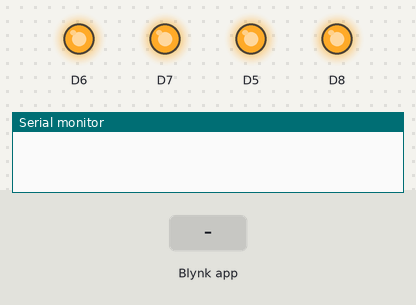
A sketch run on a simulated ESP8266 (NodeMCU). Parts: output pins drawn as LEDs (lit = HIGH), the last lines printed to the serial monitor. The test bench sets the inputs (shaded band). WiFi joins after 1.5 s; servers stay silent unless stated.

Above: at 3.0 s.
3.1 s: Blynk app writes 1 to V1
At 4.3 s:
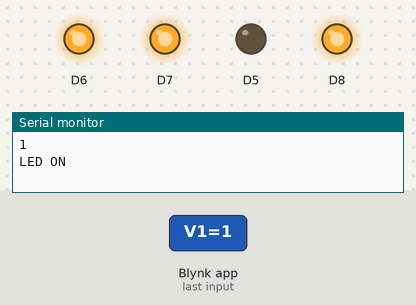
4.6 s: Blynk app writes 1 to V2
At 5.4 s:
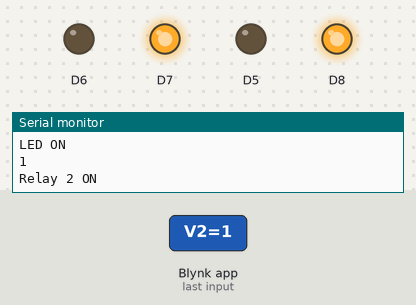
6.1 s: Blynk app writes 0 to V1
At 6.6 s:
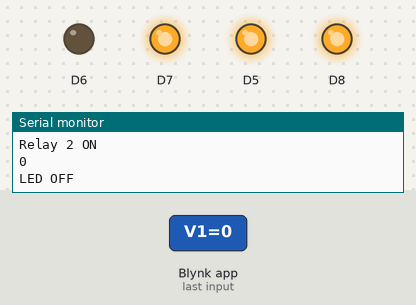
7.6 s: Blynk app writes 1 to V3
At 8.8 s:
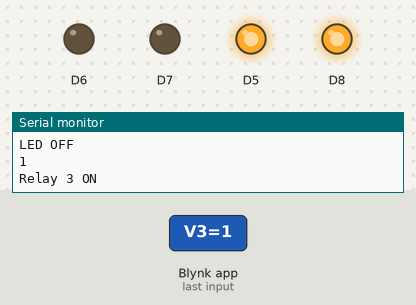
9.1 s: Blynk app writes 0 to V2
At 10.1 s:
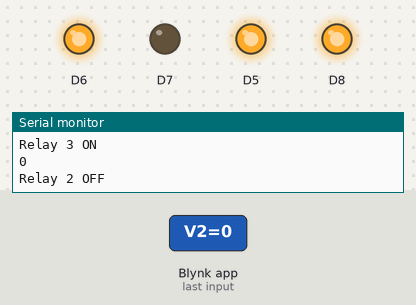
10.6 s: Blynk app writes 1 to V0
At 11.2 s:
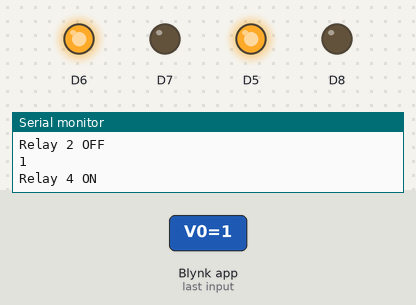
Timing chart, 0 to 13.1 s (numbered marks = the images above; inputs shaded):
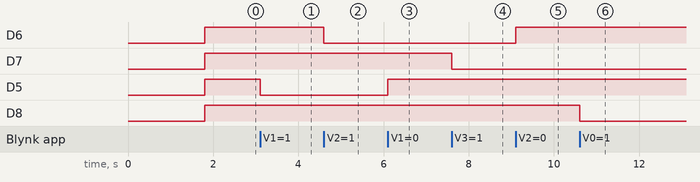

The sketch:

sketch_may10a.ino
```cpp
#define BLYNK_TEMPLATE_ID "TMPL3qpjOKJtE"
#define BLYNK_TEMPLATE_NAME "NodeMCU"
#define BLYNK_AUTH_TOKEN "BA_dEcV7iWeSzj1v9dzNH0I7Qv5JRWjB"

#define BLYNK_PRINT Serial

#include <ESP8266WiFi.h>
#include <BlynkSimpleEsp8266.h>

char auth[] = BLYNK_AUTH_TOKEN;
char ssid[] = "iPhone";      // Your WiFi Name
char pass[] = "12346780";    // Your WiFi Password

// For value == 1, digitalWrite is LOW (relay ON)
// For value == 0, digitalWrite is HIGH (relay OFF)

BLYNK_WRITE(V1) {
  int value = param.asInt();
  Serial.println(value);
  if(value == 1)
  {
    digitalWrite(D5, LOW);
    Serial.println("LED ON");
  }
  if(value == 0)
  {
     digitalWrite(D5, HIGH);
     Serial.println("LED OFF");
  }
}

BLYNK_WRITE(V2) {
  int value = param.asInt();
  Serial.println(value);
  digitalWrite(D6, value == 1 ? LOW : HIGH);
  Serial.println(value == 1 ? "Relay 2 ON" : "Relay 2 OFF");
}

BLYNK_WRITE(V3) {
  int value = param.asInt();
  Serial.println(value);
  digitalWrite(D7, value == 1 ? LOW : HIGH);
  Serial.println(value == 1 ? "Relay 3 ON" : "Relay 3 OFF");
}

BLYNK_WRITE(V0) {
  int value = param.asInt();
  Serial.println(value);
  digitalWrite(D8, value == 1 ? LOW : HIGH);
  Serial.println(value == 1 ? "Relay 4 ON" : "Relay 4 OFF");
}

void setup() {
  Serial.begin(115200);
  Blynk.begin(auth, ssid, pass);

  pinMode(D5, OUTPUT);
  pinMode(D6, OUTPUT);
  pinMode(D7, OUTPUT);
  pinMode(D8, OUTPUT);

  // Set all relays OFF initially
  digitalWrite(D5, HIGH);
  digitalWrite(D6, HIGH);
  digitalWrite(D7, HIGH);
  digitalWrite(D8, HIGH);
}

void loop() {
  Blynk.run();


}
```

Measured:
- after the input at 3.1 s, D5: HIGH → LOW at once
- after the input at 4.6 s, D6: HIGH → LOW at once
- after the input at 6.1 s, D5: LOW → HIGH at once
- after the input at 7.6 s, D7: HIGH → LOW at once
- after the input at 9.1 s, D6: LOW → HIGH at once
- after the input at 10.6 s, D8: HIGH → LOW at once
